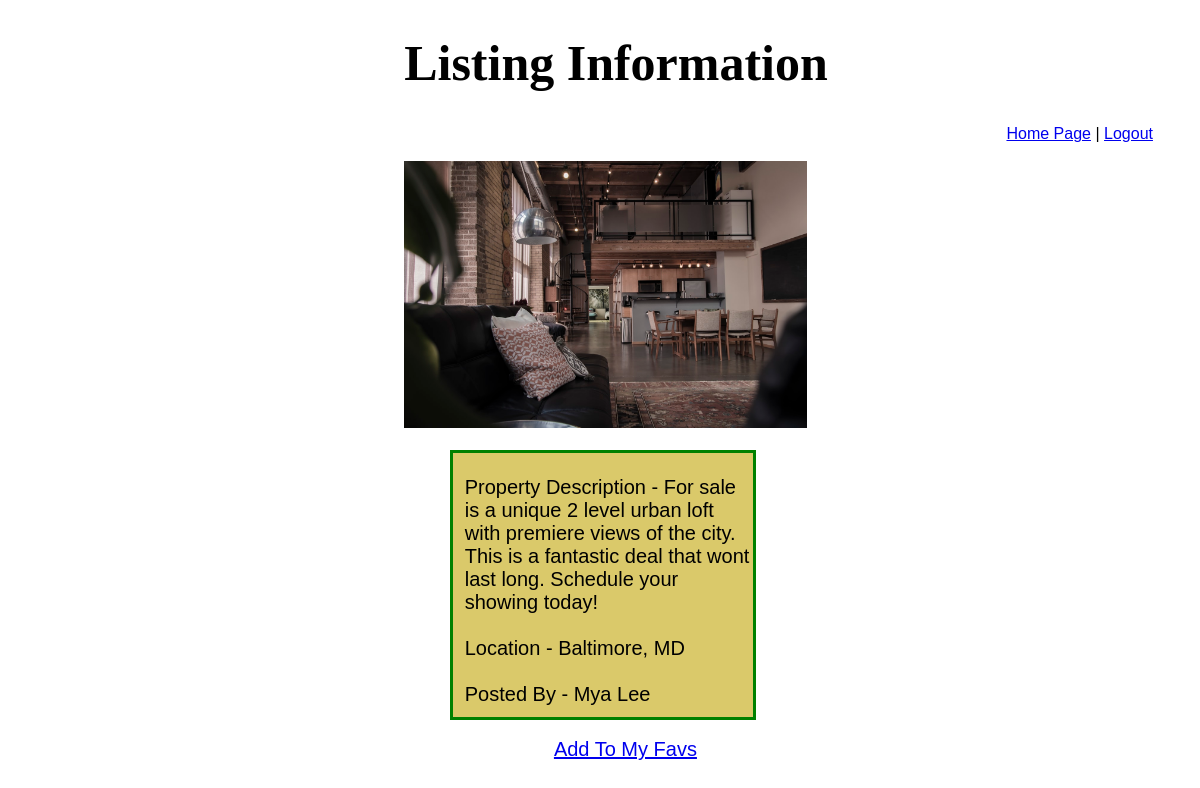
Page /showprop/19 (signed in) on the committed database.
### myapp/models.py (models this page shows)
class Book(models.Model):
    title= models.CharField(max_length=255)
    location = models.CharField( max_length=255)
    description = models.TextField(max_length=300)
    price = models.CharField(default=0, max_length=255)
    bedrooms = models.IntegerField(default=0, validators=[MaxValueValidator(50),MinValueValidator(1)])
    bathrooms = models.IntegerField(default=0, validators=[MaxValueValidator(50),MinValueValidator(1)])
    sqft = models.CharField(default=0, max_length=150)
    poster = models.ForeignKey(User, related_name="books", on_delete=models.CASCADE, null=True)
    fav_books = models.ManyToManyField (User, related_name="saved_books")
    cover = models.ImageField(upload_to= 'books/covers/', null=True, blank=True)
    objects = PropManager()

class User(models.Model):
    firstname = models.CharField(max_length=255)
    lastname = models.CharField(max_length=255)
    email = models.CharField(max_length=255)
    password = models.CharField(max_length=255)
    created_at = models.DateTimeField(auto_now_add=True)
    updated_at = models.DateTimeField(auto_now=True)
    objects = UserManager()

### myapp/views.py (the view)
# urls.py: path('showprop/<int:prop_id>', views.showprop),
def showprop(request, prop_id):
    home = Book.objects.get(id = prop_id)
    user = User.objects.get(id = request.session['id'])
    context = {
        "home": home,
        "loggedinuser":user,
    }
    return render(request, "view.html", context)

### myapp/templates/view.html (shortened to what this page needs)
<!DOCTYPE html>
<html lang="en">
<head>
</head>
<body>
    <h1> Listing Information </h1>
        <div class="log">
            <a href="/books">Home Page</a> | <a href="/">Logout</a>
        </div>
        <br>
        <br>
        <img src="{{ home.cover.url }}" alt="{{ book.title }}" style="width:35%;"><br>
        <br>
        <div class= "des">
            <br>
            Property Description -
            {{home.description}}<br>
            <br>
            Location - {{home.location}}<br>
            <br>
            Posted By - {{home.poster.firstname}} {{home.poster.lastname}}<br>
        </div>
        <br>
        <div class="fav">
            <a href="/addfaves/{{home.id}}">Add To My Favs</a>
        </div>
</body>
</html>

### myapp/templates/view.html (style rules this page uses)
.des { padding-left:1%; padding-bottom:1%; font-size: 20px; border: solid 3px green; width: 25%; float:center; margin-left: 37%; background-color: rgb(218, 201, 106); }
.log { float:right; padding-right: 2%; }
body { background-image: url(https://images.pexels.com/photos/628281/pexels-photo-628281.jpeg?auto=compress&cs=tinysrgb&dpr=2&h=750&w=1260); background-attachment:fixed; font-family:'Franklin Gothic Medium', 'Arial Narrow', Arial, sans-serif; margin: 2%; color: rgb(0, 0, 0); }
h1 { Padding-left:33%; font-size: 50px; font-family:Georgia, 'Times New Roman', Times, serif }
img { padding-left: 33%; }
.fav { padding-left: 46%; font-size: 20px; }

### rows in the picture
Book: cover (picture), description "For sale is a unique 2 level urban loft with premiere views of the city. This is a fantastic deal that wont last long. Schedule your showing today!", location "Baltimore, MD", poster.firstname "Mya", poster.lastname "Lee"
